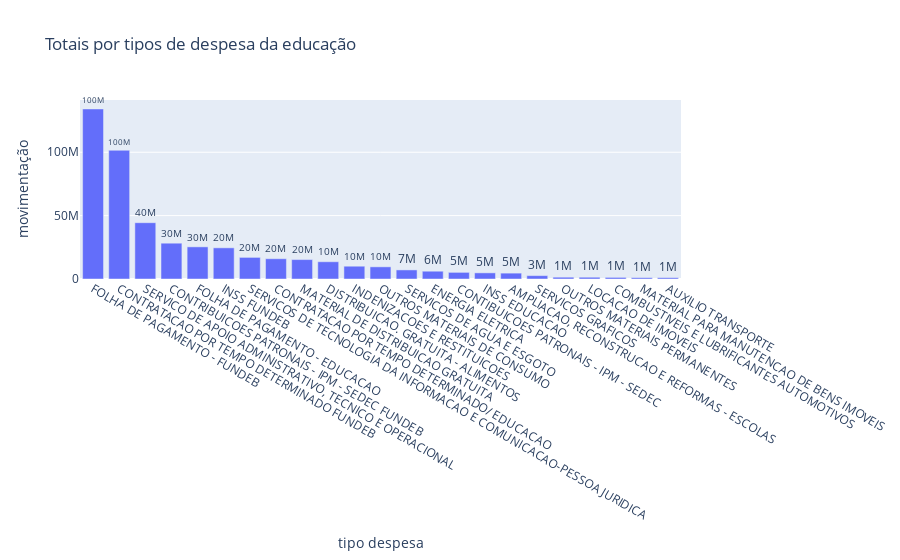

The code cell stored with this chart in its notebook:
### Code cell
movimentacao_por_tipo_despesa_educacao = pagamentos_educacao[['desc_desp','valo_movi']].groupby('desc_desp').sum().reset_index()
movimentacao_por_tipo_despesa_educacao = movimentacao_por_tipo_despesa_educacao[movimentacao_por_tipo_despesa_educacao["valo_movi"]>=1_000_000].sort_values("valo_movi", ascending=False)
movimentacao_por_tipo_despesa_educacao_bar = px.bar(movimentacao_por_tipo_despesa_educacao,
             y='valo_movi',
             x='desc_desp',
             text_auto='.1s',
             title="Totais por tipos de despesa da educação",
             labels={
                 'valo_movi':'movimentação',
                 'desc_desp':'tipo despesa'
                 })
movimentacao_por_tipo_despesa_educacao_bar.update_traces(
                    textfont_size=12, 
                    textangle=0, 
                    textposition="outside", 
                    cliponaxis=False)
movimentacao_por_tipo_despesa_educacao_bar.show()

### Figure 1 — Plotly figure (JSON) as saved in the notebook; plotly's stock layout.template omitted (floating-point values rounded to 4 significant figures)
{"data": [{"alignmentgroup": "True", "cliponaxis": false, "hovertemplate": "tipo despesa=%{x}<br>movimentação=%{y}<extra></extra>", "legendgroup": "", "marker": {"color": "#636efa", "pattern": {"shape": ""}}, "name": "", "offsetgroup": "", "orientation": "v", "showlegend": false, "textangle": 0, "textfont": {"size": 12}, "textposition": "outside", "texttemplate": "%{y:.1s}", "type": "bar", "x": ["FOLHA DE PAGAMENTO - FUNDEB", "CONTRATACAO POR TEMPO DETERMINADO FUNDEB", "SERVICO DE APOIO ADMINISTRATIVO, TECNICO E OPERACIONAL", "CONTRIBUICOES PATRONAIS - IPM - SEDEC FUNDEB", "FOLHA DE PAGAMENTO - EDUCACAO", "INSS FUNDEB", "SERVICOS DE TECNOLOGIA DA INFORMACAO E COMUNICACAO-PESSOA JURIDICA", "CONTRATACAO POR TEMPO DETERMINADO/ EDUCACAO", "MATERIAL DE DISTRIBUICAO GRATUITA", "DISTRIBUICAO. GRATUITA - ALIMENTOS", "INDENIZACOES E RESTITUICOES", "OUTROS MATERIAIS DE CONSUMO", "SERVICOS DE AGUA E ESGOTO", "ENERGIA ELETRICA", "CONTIBUICOES PATRONAIS - IPM - SEDEC", "INSS EDUCACAO", "AMPLIACAO, RECONSTRUCAO E REFORMAS - ESCOLAS", "SERVICOS GRAFICOS ", "OUTROS MATERIAIS PERMANENTES", "LOCACAO DE IMOVEIS", "COMBUSTIVEIS E LUBRIFICANTES AUTOMOTIVOS", "MATERIAL PARA MANUTENCAO DE BENS IMOVEIS", "AUXILIO TRANSPORTE"], "xaxis": "x", "y": [134200000.0, 101500000.0, 44420000.0, 28250000.0, 25360000.0, 24600000.0, 17050000.0, 15990000.0, 15320000.0, 13610000.0, 10090000.0, 9591000.0, 7165000.0, 6146000.0, 5231000.0, 4840000.0, 4628000.0, 2651000.0, 1429000.0, 1407000.0, 1263000.0, 1060000.0, 1046000.0], "yaxis": "y"}], "layout": {"barmode": "relative", "legend": {"tracegroupgap": 0}, "title": {"text": "Totais por tipos de despesa da educação"}, "xaxis": {"anchor": "y", "domain": [0, 1], "title": {"text": "tipo despesa"}}, "yaxis": {"anchor": "x", "domain": [0, 1], "title": {"text": "movimentação"}}}}
